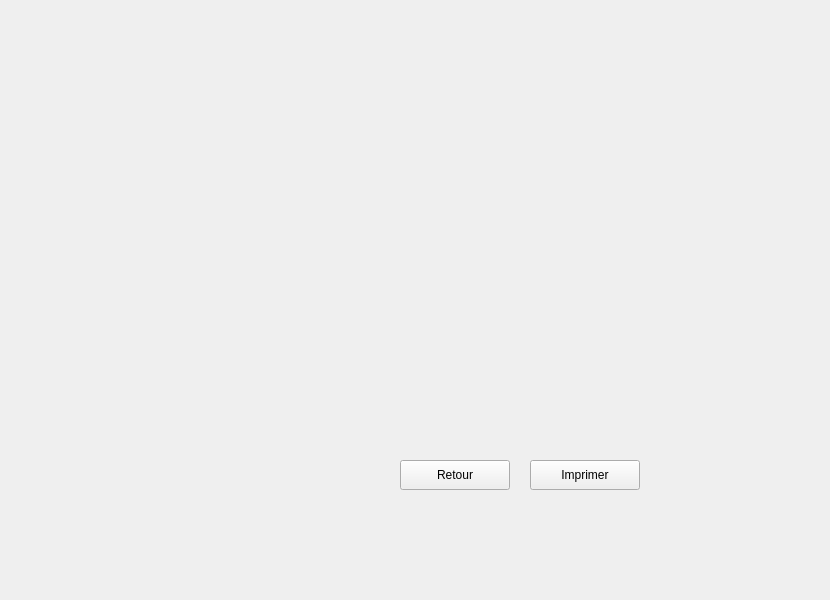
      <widget class="QWidget" name="tab_16">
       <attribute name="title">
        <string>PDF</string>
       </attribute>
       <widget class="QPushButton" name="pushButton_pdf_2">
        <property name="geometry">
         <rect>
          <x>530</x>
          <y>460</y>
          <width>110</width>
          <height>30</height>
         </rect>
        </property>
        <property name="text">
         <string>Imprimer</string>
        </property>
        <property name="icon">
         <iconset>
          <normaloff>../RANIM/Bottons/Pdf.png</normaloff>../RANIM/Bottons/Pdf.png</iconset>
        </property>
       </widget>
       <widget class="QPushButton" name="retour_2">
        <property name="geometry">
         <rect>
          <x>400</x>
          <y>460</y>
          <width>110</width>
          <height>30</height>
         </rect>
        </property>
        <property name="text">
         <string>Retour</string>
        </property>
        <property name="icon">
         <iconset>
          <normaloff>../RANIM/Bottons/Retour.png</normaloff>../RANIM/Bottons/Retour.png</iconset>
        </property>
       </widget>
       <widget class="QLabel" name="label_159">
        <property name="geometry">
         <rect>
          <x>-10</x>
          <y>-30</y>
          <width>821</width>
          <height>591</height>
         </rect>
        </property>
        <property name="text">
         <string/>
        </property>
        <property name="pixmap">
         <pixmap>../../palette.jpg</pixmap>
        </property>
        <property name="scaledContents">
         <bool>true</bool>
        </property>
       </widget>
       <zorder>label_159</zorder>
       <zorder>pushButton_pdf_2</zorder>
       <zorder>retour_2</zorder>
      </widget>
